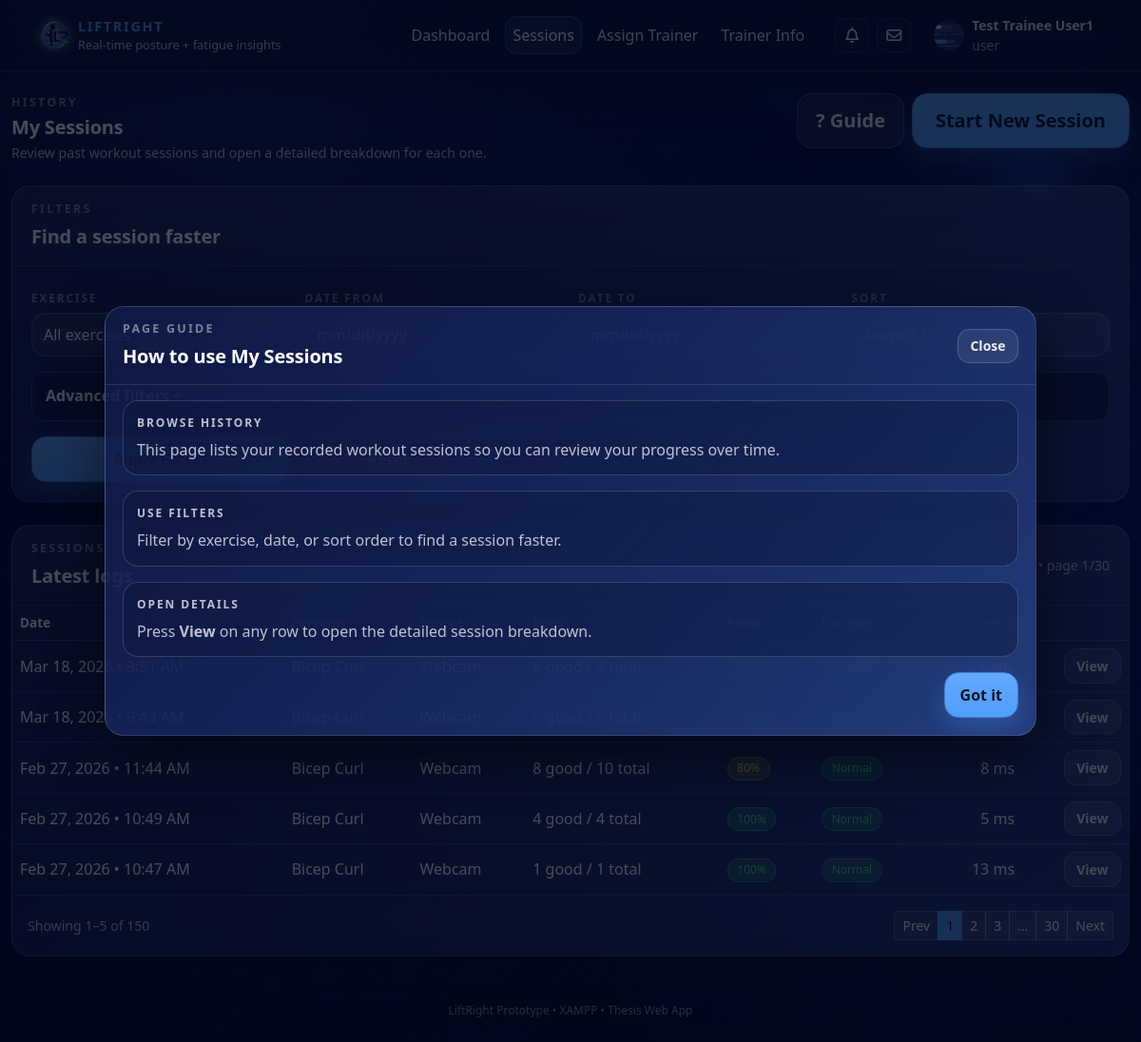
The app's page /web/trainee/sessions.php (signed in), older data.
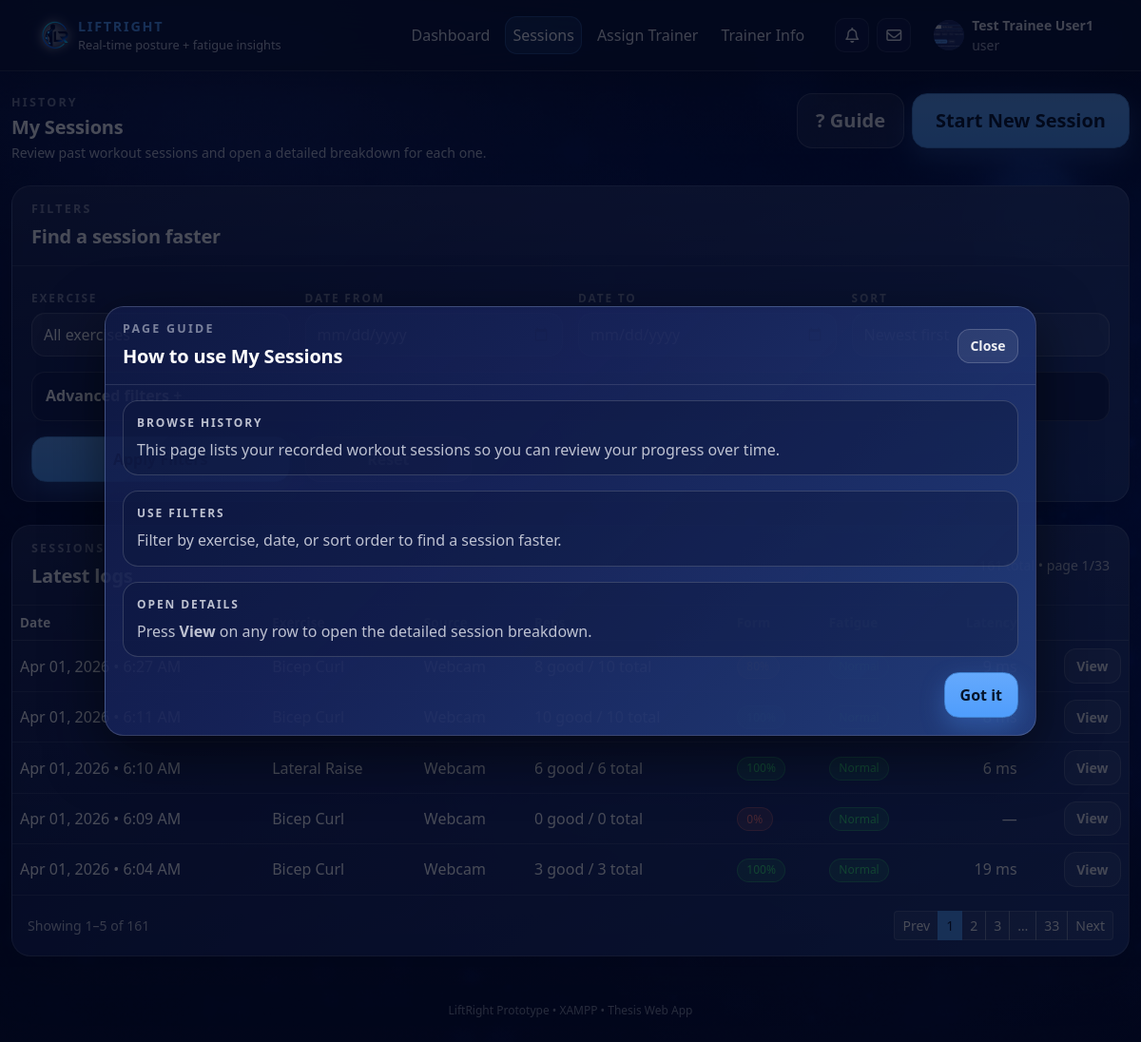
The same page, newer data.
### tables this page shows
CREATE TABLE `training_logs` (
  `log_id` bigint NOT NULL,
  `user_id` int NOT NULL,
  `exercise_type` enum('bicep_curl','shoulder_press','lateral_raise') NOT NULL,
  `source_type` enum('upload','webcam') NOT NULL DEFAULT 'upload',
  `video_path` varchar(255) DEFAULT NULL,
  `result_json_path` varchar(255) DEFAULT NULL,
  `reps_total` int NOT NULL DEFAULT '0',
  `reps_good` int NOT NULL DEFAULT '0',
  `reps_bad` int NOT NULL DEFAULT '0',
  `form_error_count` int NOT NULL DEFAULT '0',
  `fatigue_flag` tinyint(1) NOT NULL DEFAULT '0',
  `started_at` timestamp NULL DEFAULT NULL,
  `finished_at` timestamp NULL DEFAULT NULL,
  `processing_ms` int DEFAULT NULL,
  `created_at` timestamp NOT NULL DEFAULT CURRENT_TIMESTAMP
);

### web/config/config.php (called while the page is built, shortened)
<?php
$BASE_URL = "/liftright/web";
function h(string $s): string {
  return htmlspecialchars($s, ENT_QUOTES, 'UTF-8');
}

### web/trainee/sessions.php (the view, shortened to what the changed rows need)
<?php
require_once __DIR__ . '/../config/config.php';
$user_id = (int)$_SESSION['user_id'];
$sort      = trim((string)($_GET['sort'] ?? 'newest'));
$page     = (int)($_GET['page'] ?? 1);
$per_page = (int)($_GET['per_page'] ?? 5);
function formatExercise(string $ex): string {
  return match($ex) {
    'shoulder_press' => 'Shoulder Press',
    'bicep_curl'     => 'Bicep Curl',
    'lateral_raise'  => 'Lateral Raise',
    default          => ucwords(str_replace('_',' ', $ex)),
  };
}
function formPct(int $good, int $total): int {
  return ($total > 0) ? (int)round(($good / $total) * 100) : 0;
}
function formBadge(int $pct): string {
  if ($pct >= 85) return 'lr-badge lr-badge-good';
  if ($pct >= 70) return 'lr-badge lr-badge-warning';
  return 'lr-badge lr-badge-danger';
}
function fatigueBadge(int $flag): string {
  return $flag ? 'lr-badge lr-badge-warning' : 'lr-badge lr-badge-good';
}
$where = " WHERE user_id = ? ";
$types = "i";
$params = [$user_id];
$orderBy = " ORDER BY created_at DESC ";
switch ($sort) {
  default:
    $orderBy = " ORDER BY created_at DESC ";
}
$countSql = "SELECT COUNT(*) AS cnt FROM training_logs " . $where;
$stmt = $mysqli->prepare($countSql);
$stmt->bind_param($types, ...$params);
$stmt->execute();
$total_rows = (int)($stmt->get_result()->fetch_assoc()['cnt'] ?? 0);
$total_pages = max(1, (int)ceil($total_rows / $per_page));
$offset = ($page - 1) * $per_page;
$dataSql = "
  SELECT log_id, exercise_type, source_type,
         reps_total, reps_good, reps_bad, form_error_count, fatigue_flag,
         processing_ms, created_at
  FROM training_logs
  $where
  $orderBy
  LIMIT ? OFFSET ?
";
$dataTypes = $types . "ii";
$dataParams = $params;
$dataParams[] = $per_page;
$dataParams[] = $offset;
$stmt = $mysqli->prepare($dataSql);
$stmt->bind_param($dataTypes, ...$dataParams);
$stmt->execute();
$res = $stmt->get_result();
$sessions = [];
while ($row = $res->fetch_assoc()) $sessions[] = $row;
function build_query(array $overrides = []): string {
  $q = $_GET;
  foreach ($overrides as $k => $v) {
    if ($v === null) unset($q[$k]);
    else $q[$k] = $v;
  }
  return http_build_query($q);
}
require __DIR__ . '/../includes/head.php';
?>
<body>
<div class="lr-page-wrapper">
  <div class="container lr-main-container py-4">
    <div class="row mb-4 align-items-center">
      <div class="col-lg-8">
        <h1 class="lr-section-heading mb-1">My Sessions</h1>
      </div>
    </div>
    <div class="lr-card">
      <div class="lr-card-header d-flex justify-content-between align-items-center">
        <div>
          <div class="lr-section-title mb-1">Sessions</div>
          <div class="lr-section-heading mb-0">Latest logs</div>
        </div>
        <div class="lr-stat-subtext mb-0">
          <?= (int)$total_rows ?> total • page <?= (int)$page ?>/<?= (int)$total_pages ?>
        </div>
      </div>
      <div class="lr-card-body p-0">
        <div class="table-responsive">
          <table class="table table-hover align-middle mb-0 table-lr-dark">
            <thead>
              <tr>
                <th>Date</th>
                <th>Exercise</th>
                <th>Source</th>
                <th>Reps</th>
                <th>Form</th>
                <th>Fatigue</th>
                <th class="text-end">Latency</th>
                <th></th>
              </tr>
            </thead>
            <tbody>
            <?php if (count($sessions) === 0): ?>
              <tr>
                <td colspan="8" class="text-center py-4 lr-stat-subtext">No sessions found.</td>
              </tr>
            <?php else: ?>
              <?php foreach ($sessions as $s):
                $total = (int)$s['reps_total'];
                $good  = (int)$s['reps_good'];
                $pct   = formPct($good, $total);
              ?>
                <tr>
                  <td><?= h(date("M d, Y • g:i A", strtotime((string)$s['created_at']))) ?></td>
                  <td><span class="lr-chip-exercise"><?= h(formatExercise((string)$s['exercise_type'])) ?></span></td>
                  <td class="text-capitalize"><?= h((string)$s['source_type']) ?></td>
                  <td><?= (int)$s['reps_good'] ?> good / <?= (int)$s['reps_total'] ?> total</td>
                  <td><span class="<?= h(formBadge($pct)) ?>"><?= (int)$pct ?>%</span></td>
                  <td>
                    <span class="<?= h(fatigueBadge((int)$s['fatigue_flag'])) ?>">
                      <?= ((int)$s['fatigue_flag'] === 1) ? 'Warning' : 'Normal' ?>
                    </span>
                  </td>
                  <td class="text-end">
                    <?= $s['processing_ms'] === null ? '—' : h((string)$s['processing_ms'] . ' ms') ?>
                  </td>
                  <td class="text-end">
                    <a class="btn btn-sm btn-outline-light"
                       href="<?= $BASE_URL ?>/trainee/session-view.php?log_id=<?= (int)$s['log_id'] ?>">
                      View
                    </a>
                  </td>
                </tr>
              <?php endforeach; ?>
            <?php endif; ?>
            </tbody>
          </table>
        </div>
        <div class="d-flex justify-content-between align-items-center p-3">
          <div class="lr-stat-subtext mb-0">
            Showing <?= ($total_rows === 0) ? 0 : ($offset + 1) ?>–<?= min($offset + $per_page, $total_rows) ?> of <?= $total_rows ?>
          </div>
          <nav aria-label="Sessions pagination">
            <ul class="pagination pagination-sm mb-0">
              <?php
                $window = 2;
                $start = max(1, $page - $window);
                $end = min($total_pages, $page + $window);
              ?>
              <?php for ($p = $start; $p <= $end; $p++): ?>
                <li class="page-item<?= ($p === $page) ? ' active' : '' ?>">
                  <a class="page-link" href="<?= h($BASE_URL . "/trainee/sessions.php?" . build_query(['page' => $p])) ?>">
                    <?= $p ?>
                  </a>
                </li>
              <?php endfor; ?>
              <?php if ($end < $total_pages): ?>
                <?php if ($end < $total_pages - 1): ?>
                  <li class="page-item disabled"><span class="page-link">…</span></li>
                <?php endif; ?>
                <li class="page-item">
                  <a class="page-link" href="<?= h($BASE_URL . "/trainee/sessions.php?" . build_query(['page' => $total_pages])) ?>">
                    <?= $total_pages ?>
                  </a>
                </li>
              <?php endif; ?>
            </ul>
          </nav>
        </div>
      </div>
    </div>
  </div>
</div>
<?php require __DIR__ . '/../includes/footer.php'; ?>

Row changes from the older to the newer data that the page shows:
no longer on this page (row unchanged): training_logs: created_at "Mar 18, 2026 • 9:51 AM"
no longer on this page (row unchanged): training_logs: created_at "Mar 18, 2026 • 9:43 AM"
no longer on this page (row unchanged): training_logs: created_at "Feb 27, 2026 • 11:44 AM", exercise_type "Bicep Curl", source_type "Webcam", reps_good "8", reps_total "10", pct "80", fatigue_flag "Normal", processing_ms "8 ms"
no longer on this page (row unchanged): training_logs: created_at "Feb 27, 2026 • 10:49 AM", exercise_type "Bicep Curl", source_type "Webcam", reps_good "4", reps_total "4", pct "100", fatigue_flag "Normal", processing_ms "5 ms"
no longer on this page (row unchanged): training_logs: created_at "Feb 27, 2026 • 10:47 AM", exercise_type "Bicep Curl", source_type "Webcam", reps_good "1", reps_total "1", pct "100", fatigue_flag "Normal", processing_ms "13 ms"
added training_logs: created_at "Apr 01, 2026 • 6:27 AM"
added training_logs: created_at "Apr 01, 2026 • 6:11 AM"
added training_logs: created_at "Apr 01, 2026 • 6:10 AM", exercise_type "Lateral Raise", source_type "Webcam", reps_good "6", reps_total "6", pct "100", fatigue_flag "Normal", processing_ms "6 ms"
added training_logs: created_at "Apr 01, 2026 • 6:09 AM", exercise_type "Bicep Curl", source_type "Webcam", reps_good "0", reps_total "0", fatigue_flag "Normal"
added training_logs: created_at "Apr 01, 2026 • 6:04 AM", exercise_type "Bicep Curl", source_type "Webcam", reps_good "3", reps_total "3", pct "100", fatigue_flag "Normal", processing_ms "19 ms"
Text that changed along with them:
$total_pages: "30" → "33"
$total_rows: "150" → "161"
